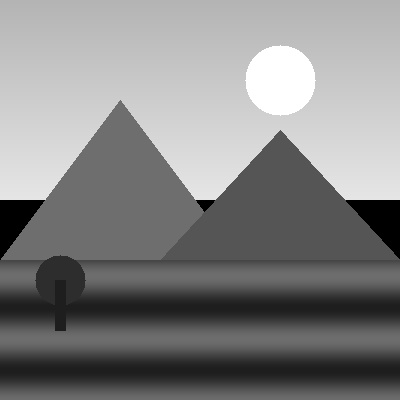
#> input picture scenery.jpg, 400 x 400 px
$ jupyter execute --allow-errors Assignment-10.ipynb
#> lines starting #> are read from the running program, lines starting #| are printed output that depends on the picture; after the words box and inside, x2 and y2 are one past the last pixel; in counts of white or black regions, pixels touching at a corner belong together
[cell 1]
import cv2
import numpy as np
import matplotlib.pyplot as plt

img = cv2.imread("scenery.jpg", 0)
#> img is the input picture: shape (400, 400); min 0, max 255, mean 131.6

noisy = img.copy()
prob = 0.2
rnd = np.random.rand(*img.shape)
noisy[rnd < prob / 2] = 0
noisy[(rnd >= prob / 2) & (rnd < prob)] = 255
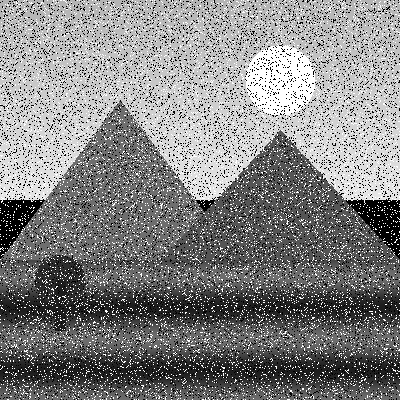
#> noisy: shape (400, 400); min 0, max 255, mean 130.6

s_init = int(input("Enter initial window size (e.g. 3): "))
#> the answer given: 100
s_max = int(input("Enter maximum window size Smax (e.g. 7): "))
#> the answer given: 100

h, w = img.shape
#> h = 400; w = 400
pad_max = s_max // 2
padded = cv2.copyMakeBorder(noisy, pad_max, pad_max, pad_max, pad_max, cv2.BORDER_REPLICATE)
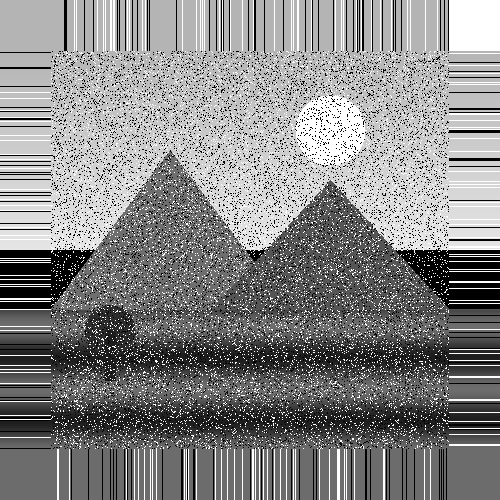
#> padded: shape (500, 500); min 0, max 255, mean 133.7
adapt_output = np.zeros_like(noisy)

for i in range(h):
    for j in range(w):
        pi, pj = i + pad_max, j + pad_max
        z_xy = int(padded[pi, pj])
        s = s_init
        while s <= s_max:
            half = s // 2
            win = padded[pi-half : pi+half+1, pj-half : pj+half+1]
            z_min = int(np.min(win))
            z_max = int(np.max(win))
            z_med = int(np.median(win))

            if z_min < z_med < z_max:
                if z_min < z_xy < z_max:
                    adapt_output[i, j] = z_xy
                else:
                    adapt_output[i, j] = z_med
                break
            else:
                s += 2
                if s > s_max:
                    adapt_output[i, j] = z_med
                    break
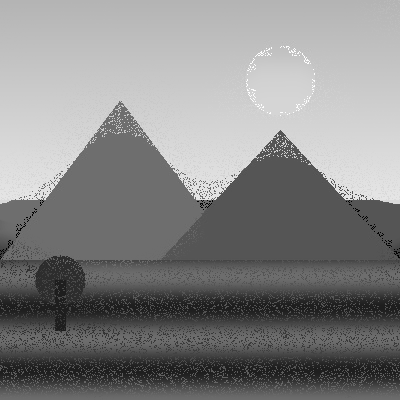
#> adapt_output: shape (400, 400); min 1, max 254, mean 132.8
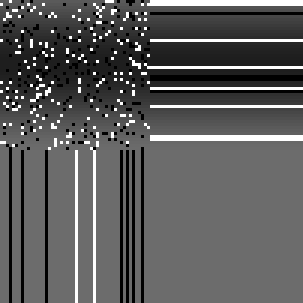
#> win: shape (101, 101) (shown 3 times larger); min 0, max 255, mean 91.6

#> (the rest of this cell did not finish here and is left out)

[cell 2]
import cv2
import numpy as np
import matplotlib.pyplot as plt

img = cv2.imread("scenery.jpg", 0)

hist, _ = np.histogram(img.flatten(), 256, [0, 256])
#> hist = 256 values, max 15668 at index 110, min 0 at index 7, mean 625
p = hist / img.size
#> p = 256 values, max 0.0979 at index 110, min 0 at index 7, mean 0.00391
i_vals = np.arange(256)
mu_T = np.sum(i_vals * p)
#> mu_T = 131.6

max_sigma = -1
best_t = 0
omega0 = 0
mu_k = 0

for t in range(256):
    omega0 += p[t]
    mu_k += t * p[t]
    omega1 = 1 - omega0
    if omega0 == 0 or omega1 == 0:
        continue
    mu0 = mu_k / omega0
    mu1 = (mu_T - mu_k) / omega1
    sigma_b = omega0 * omega1 * ((mu0 - mu1) ** 2)
    if sigma_b > max_sigma:
        max_sigma = sigma_b
        best_t = t
#> this loop made 256 passes
#> (omega0, mu_k, omega1, mu0, mu1, sigma_b, max_sigma) on passes 1, 2, 3, 4, 5, 6, 7, 27, 28, 29, 30, 31: (0.0178, 0, 0.982, 0, 134, 313.5, 313.5), (0.0186, 0.000781, 0.981, 0.0421, 134.1, 327.3, 327.3), (0.0191, 0.00179, 0.981, 0.0941, 134.2, 336.2, 336.2), (0.0193, 0.00262, 0.981, 0.135, 134.2, 340.9, 340.9), (0.0194, 0.00297, 0.981, 0.153, 134.2, 342.4, 342.4), (0.0195, 0.00331, 0.981, 0.17, 134.2, 343.5, 343.5), (0.0195, 0.00346, 0.98, 0.177, 134.2, 343.9, 343.9), (0.0195, 0.00362, 0.98, 0.186, 134.2, 344, 344), (0.0195, 0.00396, 0.98, 0.203, 134.2, 344.1, 344.1), (0.0196, 0.00641, 0.98, 0.327, 134.2, 345.1, 345.1), (0.02, 0.0169, 0.98, 0.847, 134.3, 348.8, 348.8), (0.0474, 0.841, 0.953, 17.72, 137.3, 646, 646)
#> (omega0, mu_k, omega1, mu0, mu1, sigma_b) on passes 8 to 13: (0.0195, 0.00346, 0.98, 0.177, 134.2, 343.9), (0.0195, 0.00346, 0.98, 0.177, 134.2, 343.9), (0.0195, 0.00346, 0.98, 0.177, 134.2, 343.9), (0.0195, 0.00346, 0.98, 0.177, 134.2, 343.9), (0.0195, 0.00346, 0.98, 0.177, 134.2, 343.9), (0.0195, 0.00346, 0.98, 0.177, 134.2, 343.9)
#> after the loop, best_t = 117; max_sigma = 3924.3; mu_k = 131.6; omega0 = 1

segmented = np.where(img >= best_t, 255, 0).astype(np.uint8)
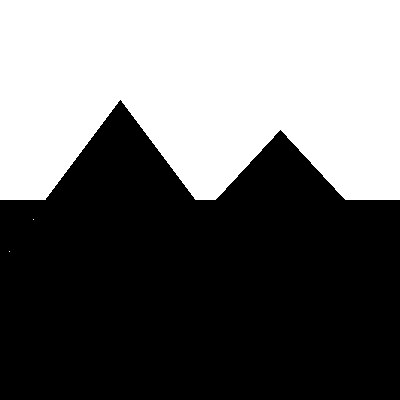
#> segmented: shape (400, 400); 42.5% white; 3 white regions (2 under 20 px), largest, box (x1, y1, x2, y2) and area: (0, 0, 400, 200) 67945

print("Optimal Otsu Threshold:", best_t)
#| Optimal Otsu Threshold: 117

plt.figure(figsize=(12, 4))
plt.subplot(1, 3, 1)
plt.imshow(img, cmap='gray')
plt.title("Original Grayscale")
plt.axis("off")

plt.subplot(1, 3, 2)
plt.hist(img.ravel(), 256, [0, 256], color='gray')
plt.axvline(best_t, color='red', linestyle='dashed', label=f'Threshold={best_t}')
plt.title("Histogram & Threshold")
plt.legend()

plt.subplot(1, 3, 3)
plt.imshow(segmented, cmap='gray')
plt.title("Otsu Segmented")
plt.axis("off")

plt.show()
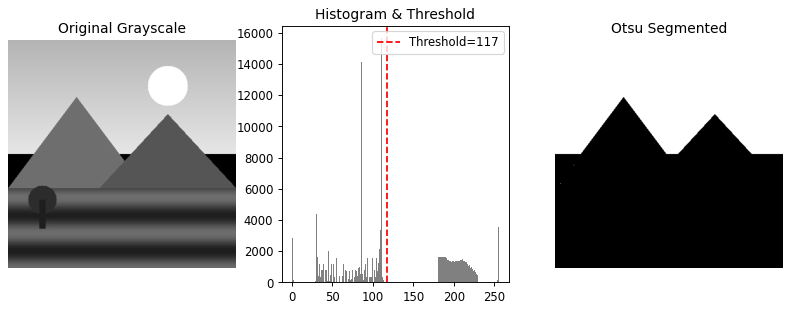
#> figure drawn by matplotlib, 3 panels; panel 2: tallest bar 15668 high, from x = 110 to 111
